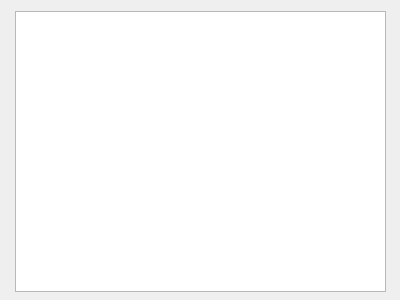
<?xml version="1.0" encoding="UTF-8"?>
<ui version="4.0">
 <class>lista</class>
 <widget class="QDialog" name="lista">
  <property name="geometry">
   <rect>
    <x>0</x>
    <y>0</y>
    <width>400</width>
    <height>300</height>
   </rect>
  </property>
  <property name="windowTitle">
   <string>Dialog</string>
  </property>
  <widget class="QListView" name="lst_playlist">
   <property name="geometry">
    <rect>
     <x>15</x>
     <y>11</y>
     <width>371</width>
     <height>281</height>
    </rect>
   </property>
  </widget>
 </widget>
 <resources/>
 <connections/>
</ui>
